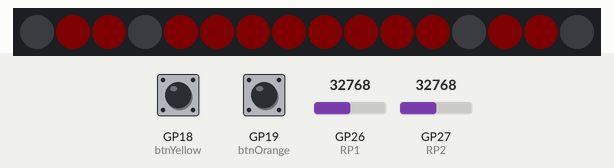
Simulated run of this program. Board: Raspberry Pi Pico running MicroPython. Parts: 16 RGB LEDs in strip order, left to right. The inputs (shaded band) are chosen by the test bench; at power-on: GP19 (btnOrange) LOW, GP18 (btnYellow) LOW, GP26 (RP1) = 32768, GP27 (RP2) = 32768 (analog values on the 0–65535 scale). Dim RGB values are drawn brighter than linear; library files of the repository ran but are not shown: WS2812B.py.

Above: at 1.02 s.
1.3 s: GP19 (btnOrange) pulled HIGH for 0.15 s
At 1.58 s:
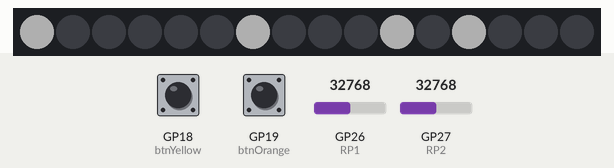
2.0 s: GP18 (btnYellow) pulled HIGH for 0.15 s
At 2.36 s:
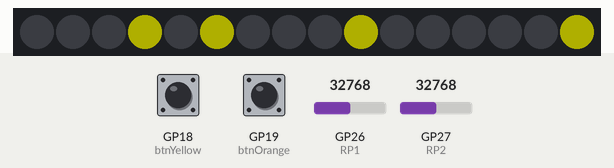
2.7 s: GP19 (btnOrange) pulled HIGH for 0.15 s
At 2.98 s:
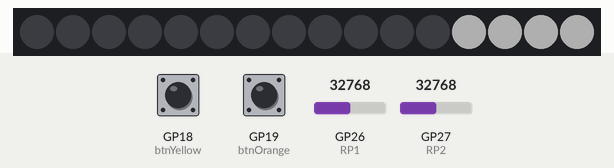
3.4 s: GP19 (btnOrange) pulled HIGH for 3.2 s
At 5.5 s:
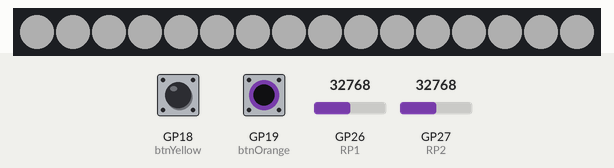
7.2 s: GP26 (RP1) set to 45874
At 7.51 s:
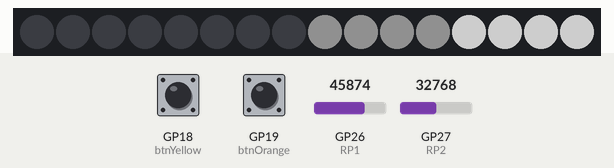
8.8 s: GP26 (RP1) set to 19660
At 9.07 s:
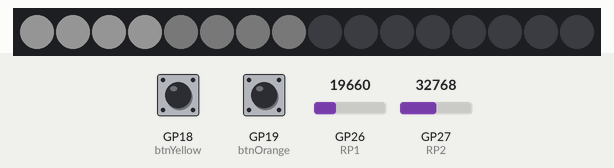
Timing chart, 0 to 11.4 s (numbered marks = the images above; inputs shaded):
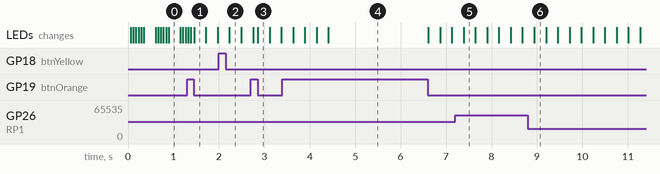

Measured:
- after the input at 2.0 s, the LEDs: change after 0.23 s (image 2)
- after the input at 2.7 s, the LEDs: first differ from a run without the input after 0.16 s (image 3)
- after the input at 3.4 s, the LEDs: first differ from a run without the input after 1.0 s (image 4)

The program:

main.py
```python
import machine
import WS2812B
import utime
import math
from STPrg_RotLine import STPrg_RotLine
from STPrg_RunLine import STPrg_RunLine1
from STPrg_Warning import STPrg_Warning1

btnYellow_pt = None
btnOrange_pt = None
ActProgram = 0
TorchMode = False

def btnYellow_callback(param):
    global btnYellow_pt
    global ActProgram
    global STPrograms
    if btnYellow.value() == 1 and btnYellow_pt == None:
        btnYellow_pt = utime.ticks_ms()
    elif btnYellow.value() == 0 and btnYellow_pt != None:
        btnYellow_pd = utime.ticks_ms() - btnYellow_pt
        btnYellow_pt = None
        if btnYellow_pd > 100:
            if btnYellow_pd < 500:
                STPrograms[ActProgram].SubBtnShort()
            else:
                STPrograms[ActProgram].SubBtnLong()

def btnOrange_callback(param):
    global btnOrange_pt
    global ActProgram
    global STPrograms
    if btnOrange.value() == 1 and btnOrange_pt == None:
        btnOrange_pt = utime.ticks_ms()
    elif btnOrange.value() == 0 and btnOrange_pt != None:
        btnOrange_pd = utime.ticks_ms() - btnOrange_pt
        btnOrange_pt = None
        if btnOrange_pd > 100:
            if btnOrange_pd < 500:
                ActProgram += 1
                if ActProgram >= len(STPrograms):
                    ActProgram = 0
                STPrograms[ActProgram].PrgReset()
            else:
                pass

LEDMatrix = WS2812B.WS2812B(16, 0, 17, 0)
RP1 = machine.ADC(26)
RP1_val = math.floor(RP1.read_u16() * 215 / 65535) + 40
LEDMatrix.brightness (RP1_val)
LastBrightness = RP1_val

btnYellow = machine.Pin(18, machine.Pin.IN, machine.Pin.PULL_DOWN)
btnOrange = machine.Pin(19, machine.Pin.IN, machine.Pin.PULL_DOWN)
btnYellow.irq(trigger = machine.Pin.IRQ_RISING | machine.Pin.IRQ_FALLING, handler=btnYellow_callback)
btnOrange.irq(trigger = machine.Pin.IRQ_RISING | machine.Pin.IRQ_FALLING, handler=btnOrange_callback)

STPrograms = ( STPrg_Warning1(LEDMatrix),
               STPrg_RotLine(LEDMatrix),
               STPrg_RunLine1(LEDMatrix) )

RP2 = machine.ADC(27)
RP2_val = RP2.read_u16() * 100 / 65535
LastSpeed = RP2_val
STPrograms[ActProgram].SpeedSet(RP2_val)


while True:
    RP1_val = math.floor(RP1.read_u16() * 215 / 65535) + 40
    if LastBrightness != RP1_val:
        LEDMatrix.brightness (RP1_val)
        LastBrightness = RP1_val
        if TorchMode:
            LEDMatrix.show(True)
    RP2_val = RP2.read_u16() * 100 / 65535
    if LastSpeed != RP2_val:
        STPrograms[ActProgram].SpeedSet(RP2_val)
        LastSpeed = RP2_val
    if btnOrange.value() == 1:
        btnOrPD = utime.ticks_ms() - btnOrange_pt
        if btnOrPD > 1000:
            TorchMode = True
            LEDMatrix.fill(255, 255, 255)
            LEDMatrix.show(True)
    else:
        TorchMode = False
    if not TorchMode:
        STPrograms[ActProgram].Periodic(0)
```

STPrg_RotLine.py
```python
from STPrg_base import STPrg_base_class
import utime

class STPrg_RotLine(STPrg_base_class):
    ActColor = 0
    LastChangeTime = 0
    def __init__(self, LED):
        super().__init__(LED, 1, 200)
        self.map = ( (1, 0, 0, 0, 0, 0, 1, 0, 0, 0, 1, 0, 1, 0, 0, 0),
                     (0, 1, 0, 0, 0, 0, 1, 0, 0, 0, 1, 0, 0, 1, 0, 0),
                     (0, 0, 1, 0, 0, 1, 0, 0, 0, 1, 0, 0, 0, 0, 1, 0),
                     (0, 0, 0, 1, 0, 1, 0, 0, 0, 1, 0, 0, 0, 0, 0, 1),
                     (0, 0, 0, 0, 1, 1, 0, 0, 1, 1, 0, 0, 0, 0, 0, 0),
                     (0, 0, 0, 0, 0, 0, 1, 1, 0, 0, 1, 1, 0, 0, 0, 0))
        self.colors = ( (255, 255, 255),
                        (255, 255,   0),
                        (255,   0,   0),
                        (  0, 255, 255),
                        (  0, 255,   0),
                        (255,   0, 255) )


    def Periodic(self, MaxStep):
        frlu = utime.ticks_ms() - STPrg_RotLine.LastChangeTime
        if frlu > STPrg_base_class.Delay:
            ActMapRow = self.map[STPrg_base_class.StepCounter]
            (r, g, b) = self.colors[STPrg_RotLine.ActColor]
            for i in range(16):
                if ActMapRow[i] == 0:
                    STPrg_base_class.LED.set_pixel(i, 0, 0, 0)
                else:
                    STPrg_base_class.LED.set_pixel(i, r, g, b)
            STPrg_base_class.LED.show(True)
            super().Periodic(len(self.map))

            STPrg_RotLine.LastChangeTime = utime.ticks_ms()

    def SubBtnShort(self):
        STPrg_RotLine.ActColor += 1
        if STPrg_RotLine.ActColor >= len(self.colors):
            STPrg_RotLine.ActColor = 0


    
```

STPrg_RunLine.py
```python
from STPrg_base import STPrg_base_class
import utime

class STPrg_RunLine1(STPrg_base_class):
    ActColor = 0
    LastChangeTime = 0
    def __init__(self, LED):
        super().__init__(LED, 1, 500)
        self.map = ( (0.0, 0.0, 0.0, 0.0, 0.0, 0.0, 0.0, 0.0, 0.0, 0.0, 0.0, 0.0, 1.0, 1.0, 1.0, 1.0),
                     (0.0, 0.0, 0.0, 0.0, 0.0, 0.0, 0.0, 0.0, 1.0, 1.0, 1.0, 1.0, 0.5, 0.5, 0.5, 0.5),
                     (0.0, 0.0, 0.0, 0.0, 1.0, 1.0, 1.0, 1.0, 0.5, 0.5, 0.5, 0.5, 0.0, 0.0, 0.0, 0.0),
                     (1.0, 1.0, 1.0, 1.0, 0.5, 0.5, 0.5, 0.5, 0.0, 0.0, 0.0, 0.0, 0.0, 0.0, 0.0, 0.0),
                     (0.5, 0.5, 0.5, 0.5, 0.0, 0.0, 0.0, 0.0, 0.0, 0.0, 0.0, 0.0, 0.0, 0.0, 0.0, 0.0),
                     (0.0, 0.0, 0.0, 0.0, 0.0, 0.0, 0.0, 0.0, 0.0, 0.0, 0.0, 0.0, 0.0, 0.0, 0.0, 0.0),
                     (1.0, 1.0, 1.0, 1.0, 0.0, 0.0, 0.0, 0.0, 0.0, 0.0, 0.0, 0.0, 0.0, 0.0, 0.0, 0.0),
                     (0.5, 0.5, 0.5, 0.5, 1.0, 1.0, 1.0, 1.0, 0.0, 0.0, 0.0, 0.0, 0.0, 0.0, 0.0, 0.0),
                     (0.0, 0.0, 0.0, 0.0, 0.5, 0.5, 0.5, 0.5, 1.0, 1.0, 1.0, 1.0, 0.0, 0.0, 0.0, 0.0),
                     (0.0, 0.0, 0.0, 0.0, 0.0, 0.0, 0.0, 0.0, 0.5, 0.5, 0.5, 0.5, 1.0, 1.0, 1.0, 1.0),
                     (0.0, 0.0, 0.0, 0.0, 0.0, 0.0, 0.0, 0.0, 0.0, 0.0, 0.0, 0.0, 0.5, 0.5, 0.5, 0.5),
                     (0.0, 0.0, 0.0, 0.0, 0.0, 0.0, 0.0, 0.0, 0.0, 0.0, 0.0, 0.0, 0.0, 0.0, 0.0, 0.0))
        self.colors = ( (255, 255, 255),
                        (255, 255,   0),
                        (255,   0,   0),
                        (  0, 255, 255),
                        (  0, 255,   0),
                        (255,   0, 255) )

    def Periodic(self, MaxStep):
        frlu = utime.ticks_ms() - STPrg_RunLine1.LastChangeTime
        if frlu > STPrg_base_class.Delay:
            ActMapRow = self.map[STPrg_base_class.StepCounter]
            (r, g, b) = self.colors[STPrg_RunLine1.ActColor]
            for i in range(16):
                STPrg_base_class.LED.set_pixel(i, r * ActMapRow[i], g * ActMapRow[i], b * ActMapRow[i])
            STPrg_base_class.LED.show(True)
            super().Periodic(len(self.map))

            STPrg_RunLine1.LastChangeTime = utime.ticks_ms()

    def SubBtnShort(self):
        STPrg_RunLine1.ActColor += 1
        if STPrg_RunLine1.ActColor >= len(self.colors):
            STPrg_RunLine1.ActColor = 0
```

STPrg_Warning.py
```python
from STPrg_base import STPrg_base_class
import utime

class STPrg_Warning1(STPrg_base_class):
    LastChangeTime = 0
    Submode = 0
    def __init__(self, LED):
        super().__init__(LED, 1000, 10000)
        self._LED = LED
        self.Delay = 50


    def Periodic(self, MaxStep):
        frlu = utime.ticks_ms() - STPrg_Warning1.LastChangeTime
        if STPrg_Warning1.Submode == 0:
            self.r = 255
            self.g = 0
            self.b = 0
        elif STPrg_Warning1.Submode == 1:
            self.r = 255
            self.g = 255
            self.b = 255
        if frlu > self.Delay:
            if STPrg_base_class.StepCounter == 0:
                self._LED.fill(100, 0, 0)
                self._LED.set_pixel(0, self.r, self.g, self.b)
                self._LED.set_pixel(3, self.r, self.g, self.b)
                self._LED.set_pixel(12, self.r, self.g, self.b)
                self._LED.set_pixel(15, self.r, self.g, self.b)
                self.Delay = 50
            elif STPrg_base_class.StepCounter == 1:
                self._LED.fill(100, 0, 0)
                self._LED.set_pixel(0, 0, 0, 0)
                self._LED.set_pixel(3, 0, 0, 0)
                self._LED.set_pixel(12, 0, 0, 0)
                self._LED.set_pixel(15, 0, 0, 0)
                self.Delay = 50
            elif STPrg_base_class.StepCounter == 2:
                self._LED.fill(100, 0, 0)
                self._LED.set_pixel(0, self.r, self.g, self.b)
                self._LED.set_pixel(3, self.r, self.g, self.b)
                self._LED.set_pixel(12, self.r, self.g, self.b)
                self._LED.set_pixel(15, self.r, self.g, self.b)
                self.Delay = 50
            elif STPrg_base_class.StepCounter == 3:
                self._LED.fill(100, 0, 0)
                self._LED.set_pixel(0, 0, 0, 0)
                self._LED.set_pixel(3, 0, 0, 0)
                self._LED.set_pixel(12, 0, 0, 0)
                self._LED.set_pixel(15, 0, 0, 0)
                self.Delay = 50
            elif STPrg_base_class.StepCounter == 4:
                self._LED.fill(100, 0, 0)
                self._LED.set_pixel(0, self.r, self.g, self.b)
                self._LED.set_pixel(3, self.r, self.g, self.b)
                self._LED.set_pixel(12, self.r, self.g, self.b)
                self._LED.set_pixel(15, self.r, self.g, self.b)
                self.Delay = 50
            elif STPrg_base_class.StepCounter == 5:
                self._LED.fill(100, 0, 0)
                self._LED.set_pixel(0, 0, 0, 0)
                self._LED.set_pixel(3, 0, 0, 0)
                self._LED.set_pixel(12, 0, 0, 0)
                self._LED.set_pixel(15, 0, 0, 0)
                self.Delay = STPrg_base_class.Delay
            self._LED.show(True)
            super().Periodic(6)
            STPrg_Warning1.LastChangeTime = utime.ticks_ms()

    def SubBtnShort(self):
        STPrg_Warning1.Submode += 1
        if STPrg_Warning1.Submode >= 2:
            STPrg_Warning1.Submode = 0
```

STPrg_base.py
```python
import WS2812B
import time

class STPrg_base_class:
    StepCounter = 0
    LED = None
    MinDelay = 0
    MaxDelay = 100
    Delay = 10

    def __init__(self, LED, MinDelay, MaxDelay):
        STPrg_base_class.LED = LED
        STPrg_base_class.MinDelay = MinDelay
        STPrg_base_class.MaxDelay = MaxDelay

    def StepUpdate(self):
        pass

    def Periodic(self, MaxStep):
        STPrg_base_class.StepCounter += 1
        if(STPrg_base_class.StepCounter >= MaxStep):
            STPrg_base_class.StepCounter = 0

    def SubBtnShort(self):
        pass

    def SubBtnLong(self):
        pass

    def SpeedSet(self, SpeedPercentage):
        dStep = (STPrg_base_class.MaxDelay - STPrg_base_class.MinDelay) / 100
        STPrg_base_class.Delay = (dStep * SpeedPercentage) + STPrg_base_class.MinDelay

    def PrgReset(self):
        STPrg_base_class.StepCounter = 0
        
```
